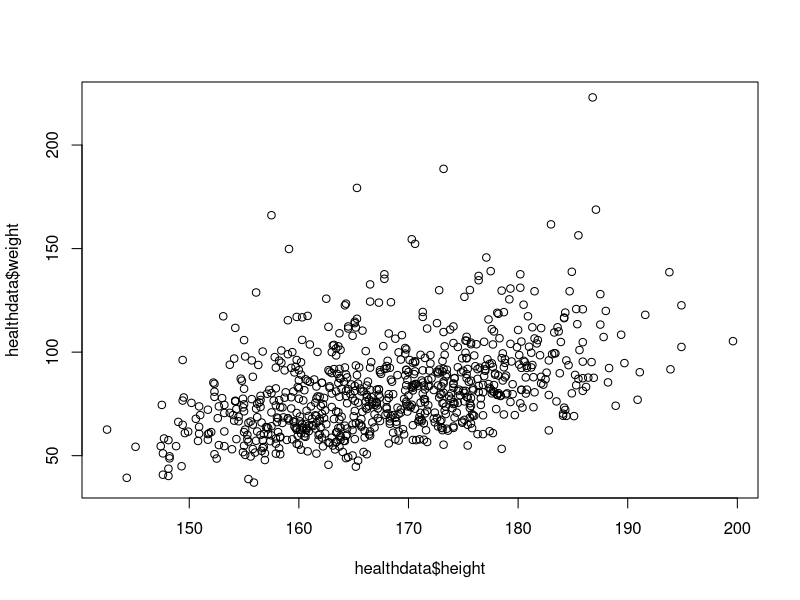
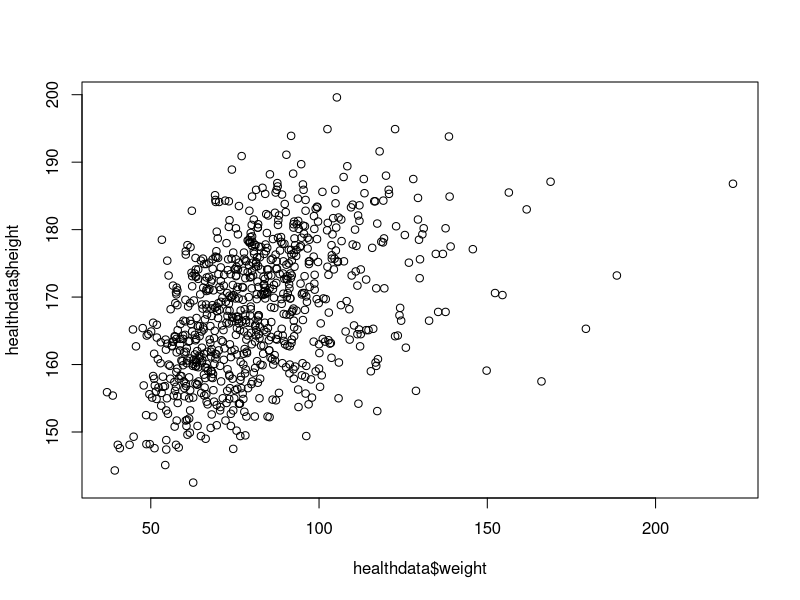
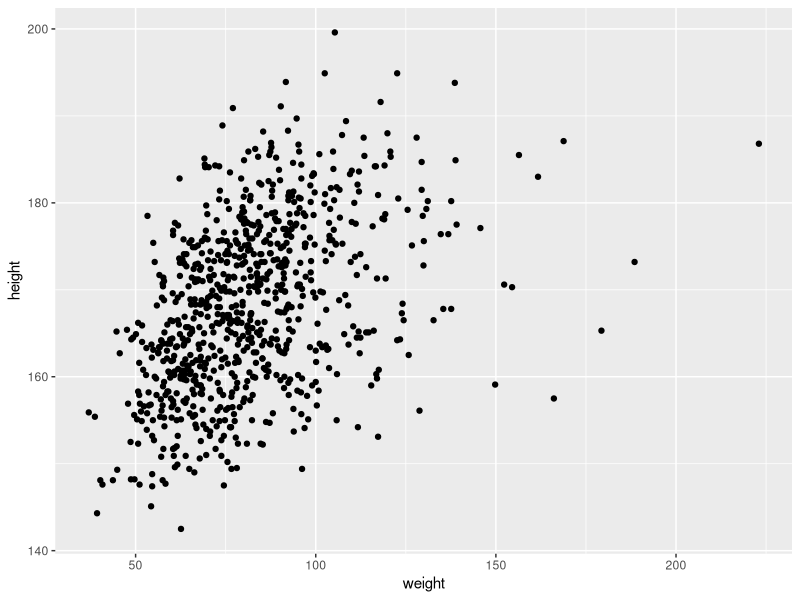
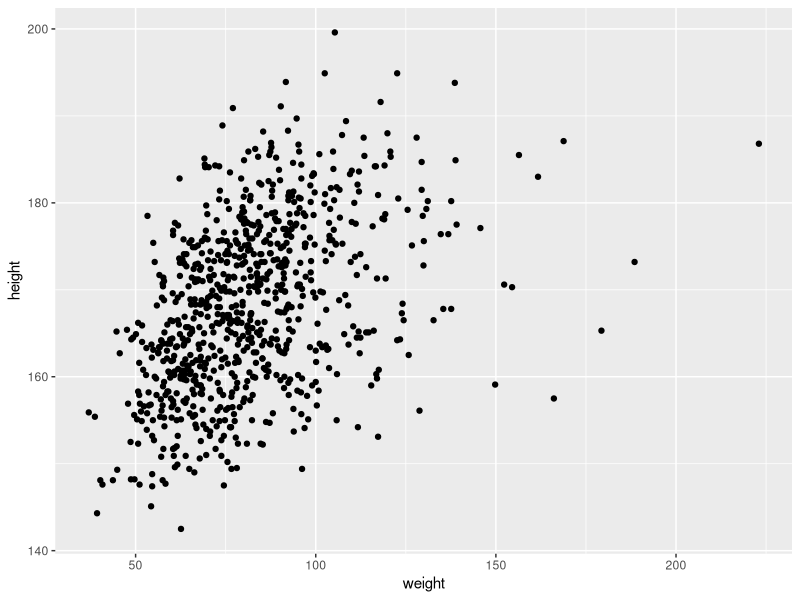
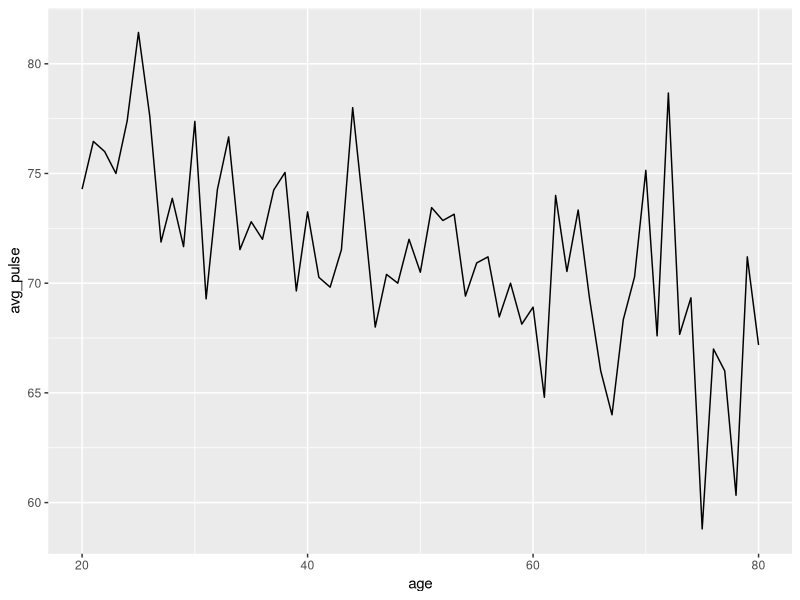
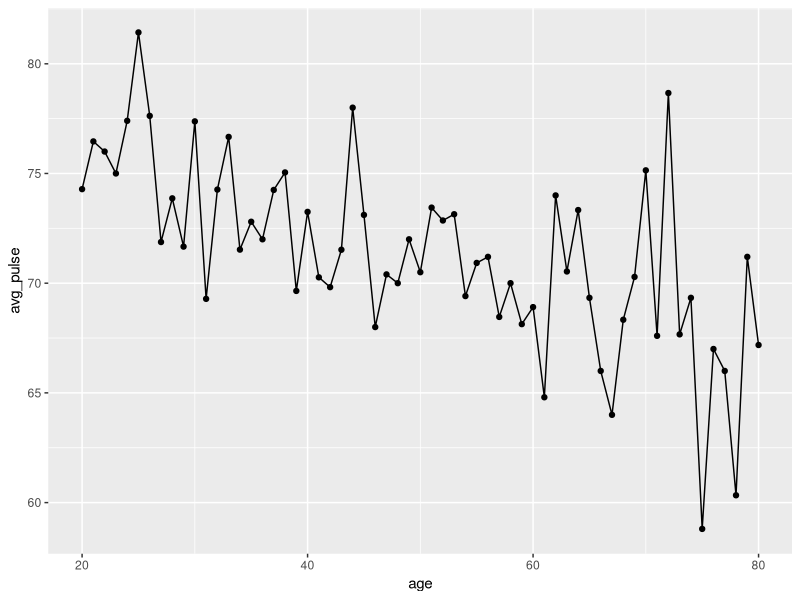
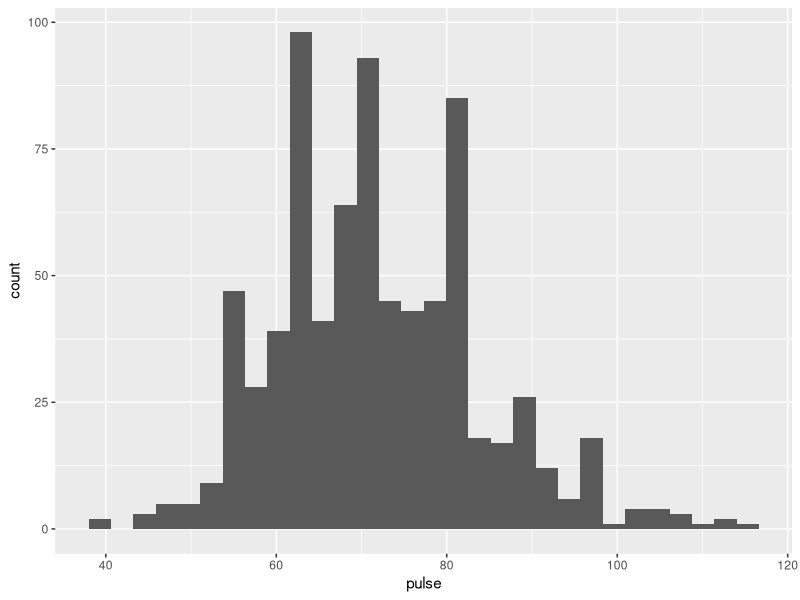
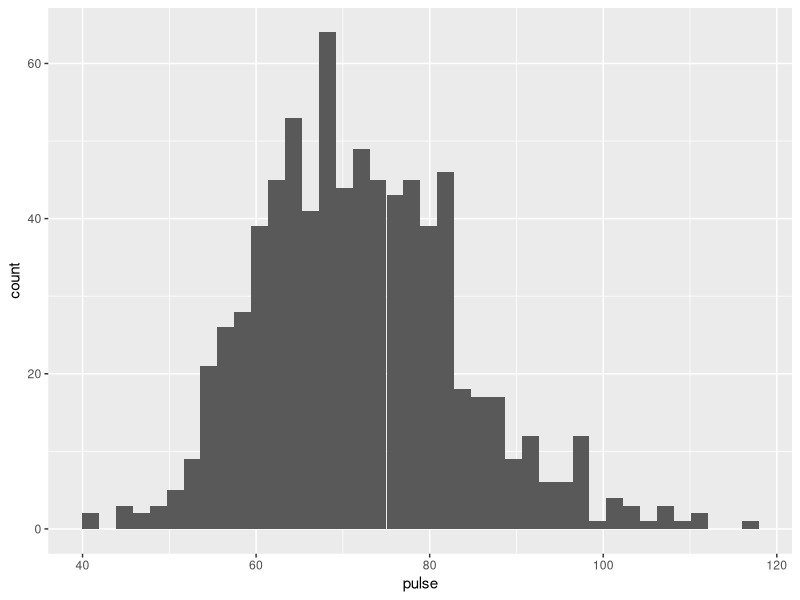

R code for these plots, in order:
## ---- chunk 1
library(tidyverse)
healthdata <- read_csv("data/nhanes.csv")
## ---- chunk 2
plot(healthdata$height, healthdata$weight)
## ---- chunk 3
plot(y=healthdata$height, x=healthdata$weight)
## ---- chunk 4
ggplot(healthdata, aes(x=weight, y=height)) +
  geom_point()
## ---- chunk 5
ggplot(healthdata, aes(x=weight, y=height)) +
  geom_point()
## ---- chunk 6
by_age <- healthdata %>%
  group_by(age) %>%
  summarize(avg_pulse = mean(pulse, na.rm=TRUE))

by_age
## ---- chunk 7
ggplot(by_age, aes(x=age, y=avg_pulse)) +
  geom_line()
## ---- chunk 8
ggplot(by_age, aes(x=age, y=avg_pulse)) +
  geom_line() +
  geom_point()
## ---- chunk 9
ggplot(healthdata, aes(pulse)) + 
  geom_histogram()
## ---- chunk 10
ggplot(healthdata, aes(pulse)) + 
  geom_histogram(bins = 40)
## ---- chunk 11
ggplot(healthdata, aes(pulse)) + 
  geom_histogram(binwidth = 5)
## ---- chunk 12
ggplot(healthdata, aes(education)) +
  geom_bar()
## ---- chunk 13
ggplot(healthdata, aes(y=education)) +
  geom_bar()
## ---- chunk 14
ggplot(healthdata, aes(y=height)) +
  geom_boxplot()
## ---- chunk 15
ggplot(healthdata, aes(y=height, x=gender)) +
  geom_boxplot()
## ---- chunk 16

## ---- chunk 17
ggplot(healthdata, aes(y=height, x=gender)) +
  geom_boxplot() + 
  labs(title = "This is my title",
       x = "Gender",
       y = "Height (cm)")
## ---- chunk 18
healthdata %>%           # either version of the pipe works
  filter(age < 50) %>%   # either version of the pipe works
  ggplot(aes(pulse)) +
  geom_histogram() + 
  labs(title = "Pulse for Respondents < 50")
## ---- chunk 19
ggplot(healthdata[healthdata$age < 50, ], 
       aes(pulse)) + 
  geom_histogram() + 
  labs(title = "Pulse for Respondents < 50")
## ---- chunk 20

## ---- chunk 21
ggplot(healthdata, aes(x=weight, y=height, color=gender)) +
  geom_point()
## ---- chunk 22
ggplot(healthdata, aes(education, fill=gender)) +
  geom_bar()
## ---- chunk 23
ggplot(healthdata, aes(education, fill=gender)) +
  geom_bar(position="dodge")
## ---- chunk 24
# subset the data so we can see all of the points
# the slice_sample() function takes a random sample of rows
healthdata_subset <- slice_sample(healthdata, n=100)

ggplot(healthdata_subset, aes(x=bp_sys1, y=bp_sys2)) + 
  geom_point()
## ---- chunk 25

## ---- chunk 26
ggplot(healthdata, aes(education)) +
  geom_bar()

# function definition for facet_grid
?facet_grid
  
# side by side
ggplot(healthdata, aes(education)) +
  geom_bar() +
  facet_grid(cols = vars(gender))

# stacked vertically
ggplot(healthdata, aes(education)) +
  geom_bar() +
  facet_grid(rows = vars(gender))

# stacked by two variables across rows and columns
ggplot(healthdata, aes(education)) +
  geom_bar() +
  facet_grid(rows = vars(physically_active), cols =vars(gender))
## ---- chunk 27
healthdata %>% 
ggplot(aes(sleep_hours)) +
  geom_bar()
## ---- chunk 28
ggplot(healthdata, aes(x=bp_dia1, y=bp_sys1)) +
  geom_point()
## ---- chunk 29
ggplot(healthdata, aes(x=bp_dia1, y=bp_sys1)) +
  geom_point() +
  scale_x_continuous(limits = c(30, 120))
## ---- chunk 30
ggplot(healthdata, aes(x=bp_dia1, y=bp_sys1)) +
  geom_point() +
  coord_cartesian(xlim = c(30, 120))
## ---- chunk 31
ggplot(healthdata, aes(pulse)) +
  geom_histogram()
## ---- chunk 32
ggplot(healthdata, aes(pulse)) +
  geom_histogram() +
  theme_bw()
## ---- chunk 33
ggplot(healthdata, aes(pulse)) +
  geom_histogram() +
  theme_classic()
## ---- chunk 34
ggplot(healthdata, aes(pulse)) +
  geom_histogram() +
  theme_minimal()
## ---- chunk 35
ggplot(healthdata, aes(pulse)) +
  geom_histogram() +
  theme(axis.title = element_text(size=20),
        panel.grid.minor = element_blank(),
        panel.grid.major.x = element_blank())
## ---- chunk 36
ggplot(healthdata, aes(pulse)) +
  geom_histogram() +
  theme_minimal() +
  theme(axis.title = element_text(size=20),
        panel.grid.minor = element_blank(),
        panel.grid.major.x = element_blank())
## ---- chunk 37
ggplot(healthdata, aes(pulse)) +
  geom_histogram() +
  ggpubr::theme_pubr()
